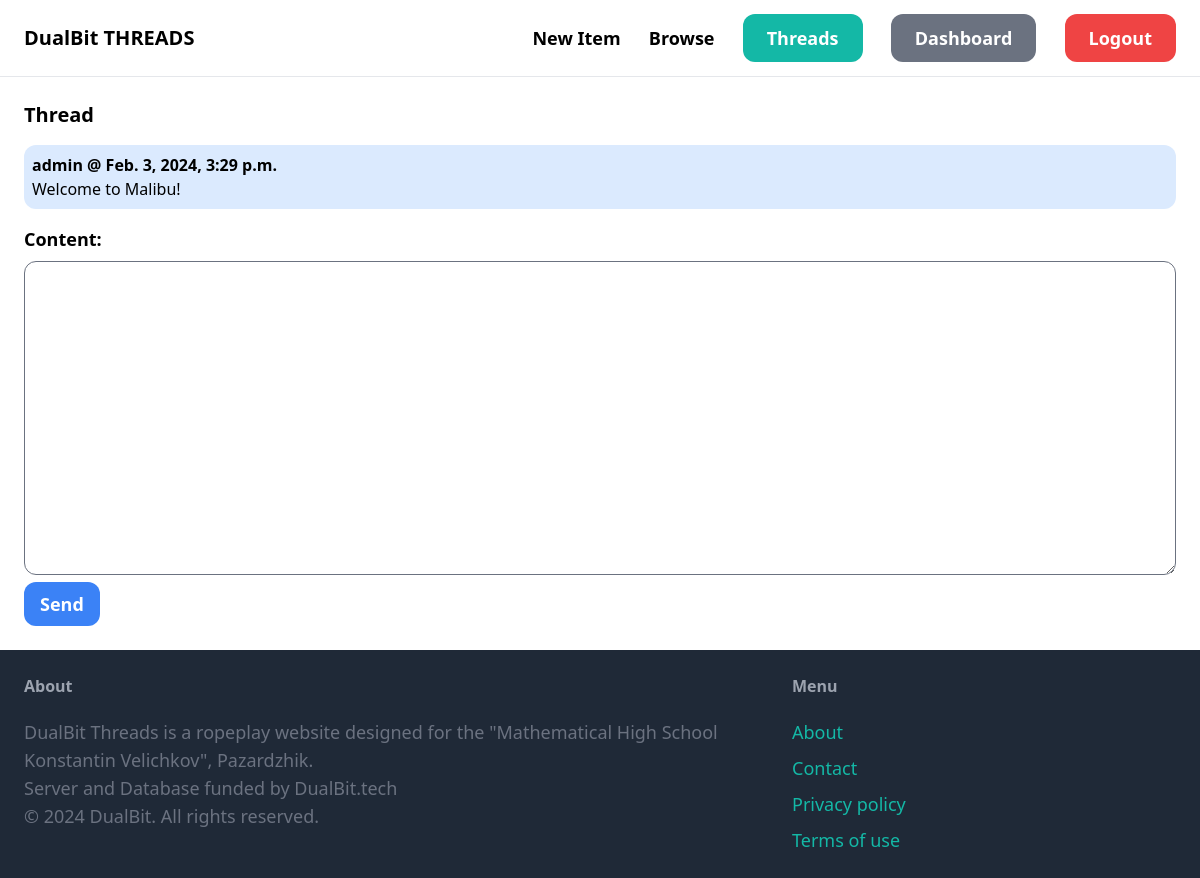
Page /inbox/12/ (signed in) on the committed database.
### conversation/models.py (models this page shows)
class ConversationMessage(models.Model):
    conversation = models.ForeignKey(Conversation, related_name='messages', on_delete=models.CASCADE)
    content = models.TextField()
    created_at = models.DateTimeField(auto_now_add=True)
    created_by = models.ForeignKey(User, related_name='created_messages', on_delete=models.CASCADE)

### conversation/views.py (the view)
# urls.py: path('<int:pk>/', views.detail, name='detail'),
@login_required
def detail(request, pk):
    conversation = get_object_or_404(Conversation, pk=pk)
    if request.method == 'POST':
        form = ConversationMessageForm(request.POST)
        if form.is_valid():
            conversation_message = form.save(commit=False)
            conversation_message.conversation = conversation
            conversation_message.created_by = request.user
            conversation_message.save()
            conversation.save()
            return redirect('conversation:detail', pk=pk)
    else:
        form = ConversationMessageForm()
    return render(request, 'conversation/detail.html',
                  {'conversation': conversation,
                   'form': form
                      })

### conversation/forms.py
class ConversationMessageForm(forms.ModelForm):
    class Meta:
        model = ConversationMessage
        fields = ('content',)
        widgets = {
            'content': forms.Textarea(attrs={
                'class': 'w-full py-4 px-6 rounded-xl border border border-gray-500 rounded-lg p-2 mt-2 '
            })
        }

### conversation/templates/conversation/detail.html (shortened to what this page needs)
{% extends 'core/base.html' %}
{% block content %}
<h1 class="font-bold text-xl">Thread</h1>
<div>
    {% for message in conversation.messages.all %}
        <div class="pr-6 flex items-center {% if message.created_by == request.user %}bg-blue-100 {% else %} bg-gray-100 {% endif %} rounded-xl mt-4 py-2 px-2">
            <div>
                <p class="font-bold"><strong>{{ message.created_by.username }}</strong> @ {{ message.created_at }}</p>
                <p>{{ message.content }}</p>
            </div>
        </div>
    {% endfor %}
</div>
<form method="post" action="." class="font-bold text-lg mt-4">
    {{ form.as_p }}
    <button class="bg-blue-500 hover:bg-blue-700 text-white font-bold py-2 px-4 rounded-xl">
        Send
    </button>
</form>
{% endblock %}

### rows in the picture
ConversationMessage: created_by.username "admin", created_at "Feb. 3, 2024, 3:29 p.m.", content "Welcome to Malibu!"
